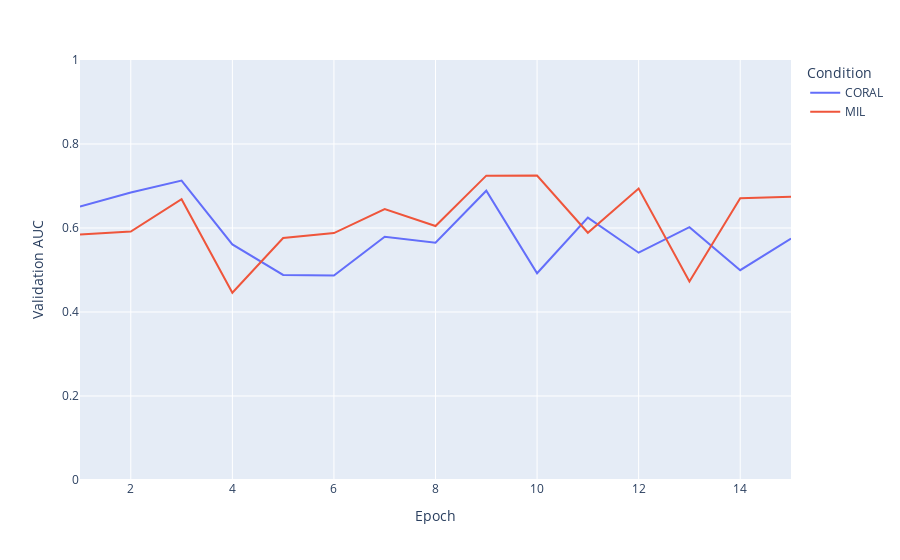

Notebook source saved alongside this figure:
### Code cell
philips_merged = philips_with_coral.merge(philips_without_coral,on='x',suffixes=['_w', '_w/o'])
pm = philips_merged.rename({'ESAOTE_6100/val/auc_Class_w': 'CORAL',
                      'ESAOTE_6100/val/auc_Class_w/o': 'MIL'},axis=1)
px.line(pm,x='x',y=['CORAL','MIL'],range_y=[0,1],labels={'value': 'Validation AUC','variable':'Condition','x':'Epoch'})

### Figure 1 — Plotly figure (JSON) as saved in the notebook; plotly's stock layout.template omitted (floating-point values rounded to 4 significant figures)
{"data": [{"hovertemplate": "Condition=CORAL<br>Epoch=%{x}<br>Validation AUC=%{y}<extra></extra>", "legendgroup": "CORAL", "line": {"color": "#636efa", "dash": "solid"}, "mode": "lines", "name": "CORAL", "orientation": "v", "showlegend": true, "type": "scatter", "x": [1, 2, 3, 4, 5, 6, 7, 8, 9, 10, 11, 12, 13, 14, 15], "xaxis": "x", "y": [0.6509, 0.6845, 0.713, 0.5608, 0.4883, 0.4867, 0.5791, 0.5648, 0.6888, 0.4922, 0.6248, 0.5412, 0.6018, 0.4996, 0.5749], "yaxis": "y"}, {"hovertemplate": "Condition=MIL<br>Epoch=%{x}<br>Validation AUC=%{y}<extra></extra>", "legendgroup": "MIL", "line": {"color": "#EF553B", "dash": "solid"}, "mode": "lines", "name": "MIL", "orientation": "v", "showlegend": true, "type": "scatter", "x": [1, 2, 3, 4, 5, 6, 7, 8, 9, 10, 11, 12, 13, 14, 15], "xaxis": "x", "y": [0.5845, 0.5917, 0.6687, 0.4458, 0.5761, 0.5878, 0.6449, 0.6048, 0.7247, 0.7248, 0.5887, 0.6941, 0.4729, 0.6709, 0.6743], "yaxis": "y"}], "layout": {"legend": {"title": {"text": "Condition"}, "tracegroupgap": 0}, "margin": {"t": 60}, "xaxis": {"anchor": "y", "domain": [0, 1], "title": {"text": "Epoch"}}, "yaxis": {"anchor": "x", "domain": [0, 1], "range": [0, 1], "title": {"text": "Validation AUC"}}}}
